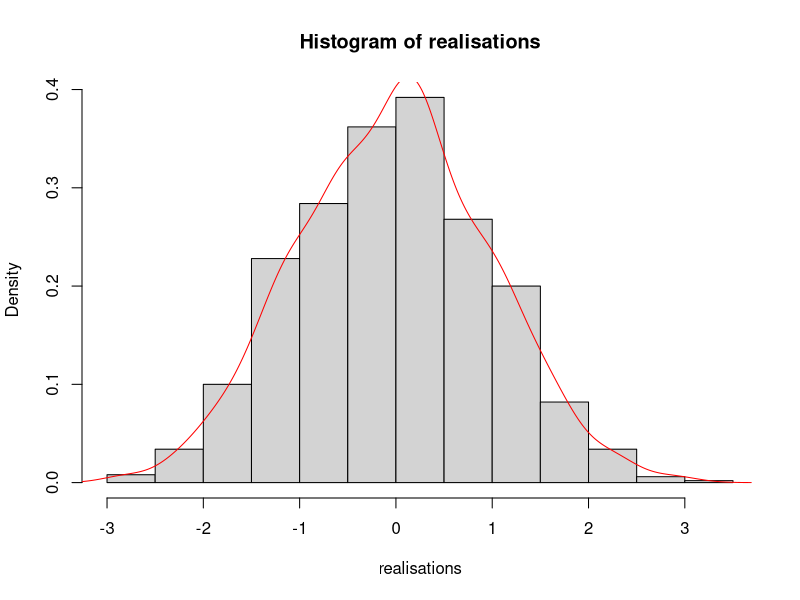
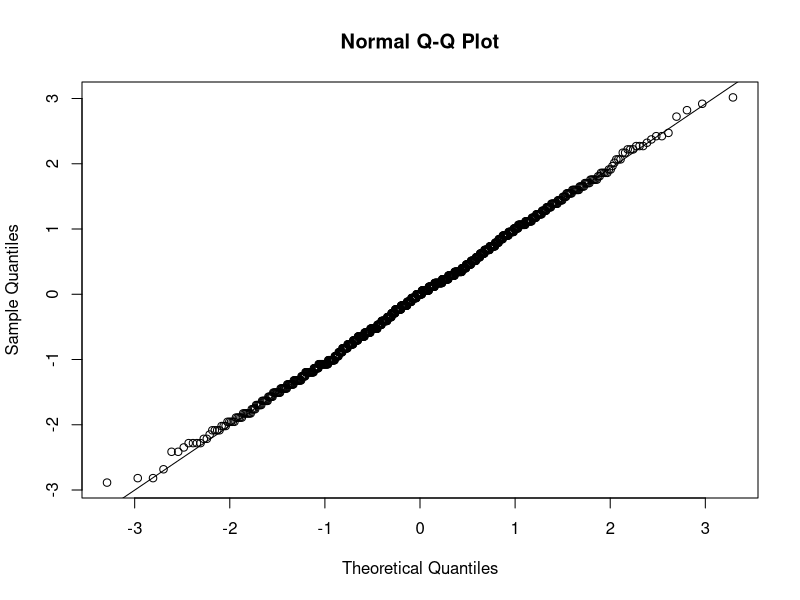
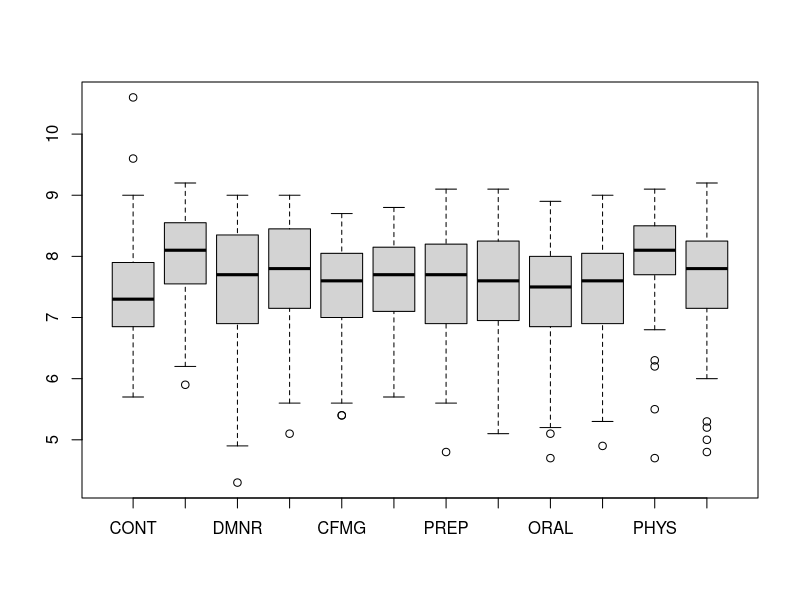
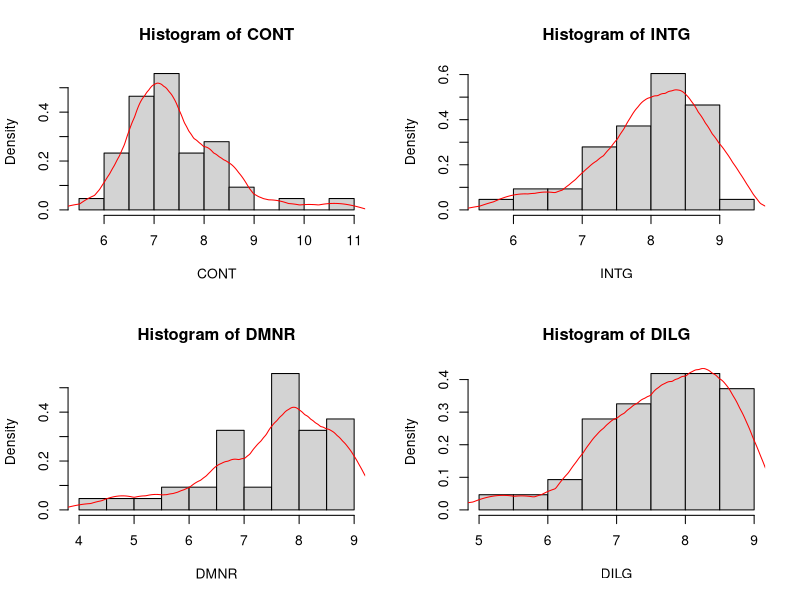
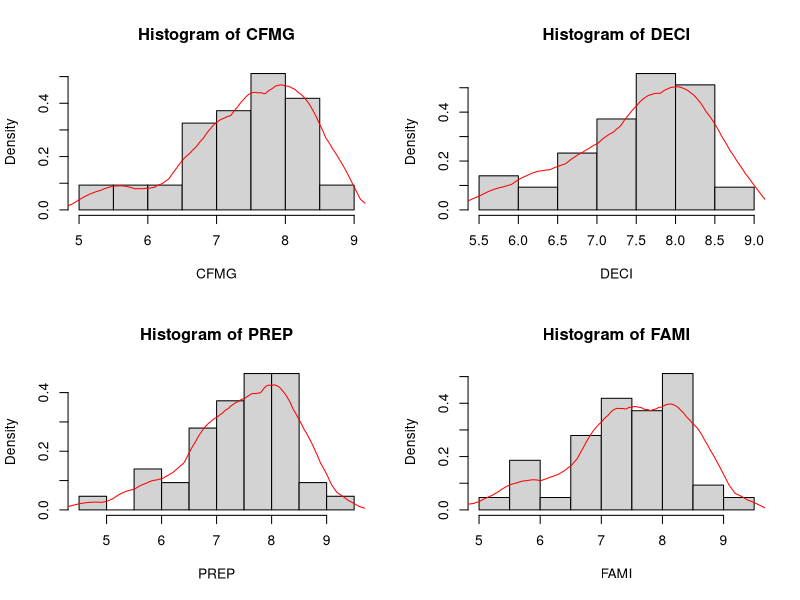
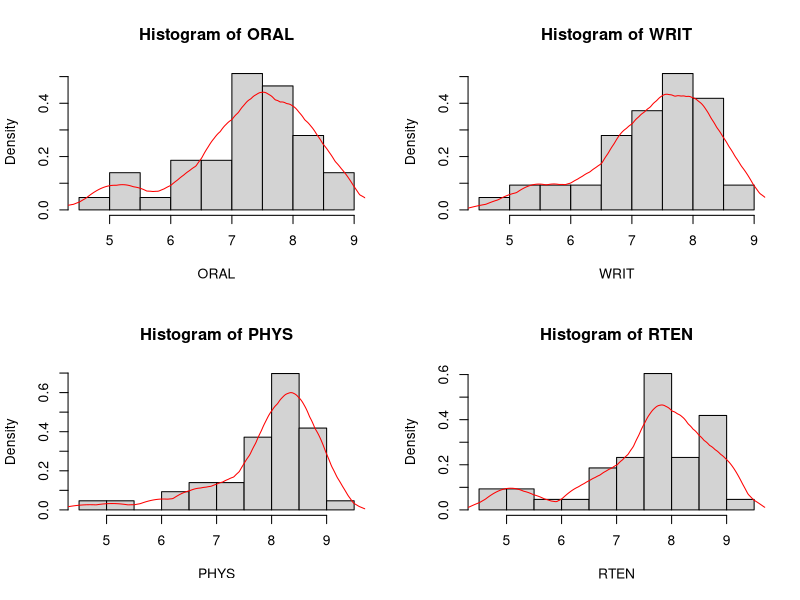
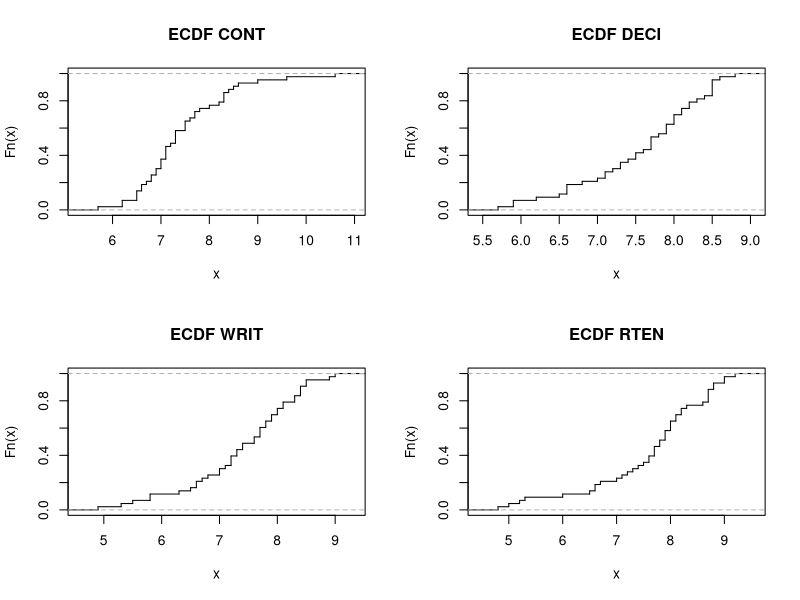
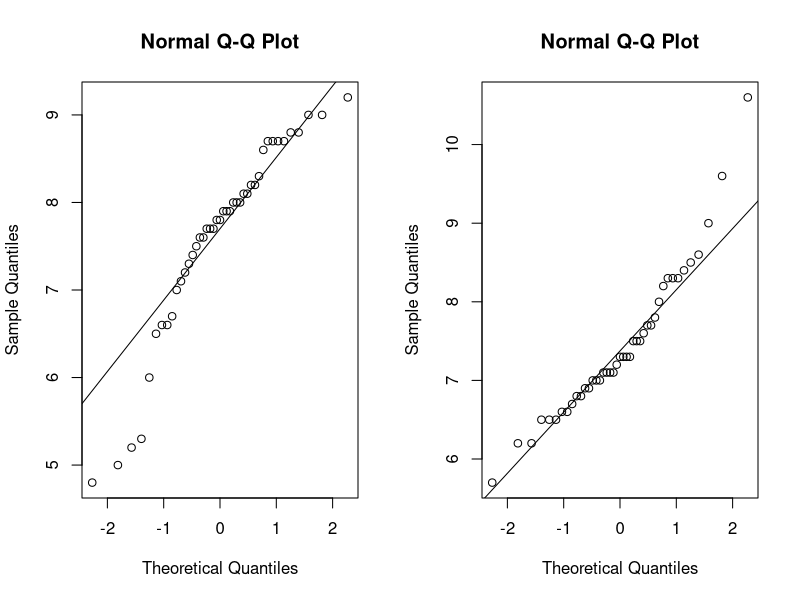

Generate these figures, in order, with R:
## ---- chunk 1
knitr::opts_chunk$set(echo = TRUE)
## ---- chunk 2
estim <- function(x, theta){
  n <- length(x)
  est <- sqrt(n) * (mean(x) - theta) / sqrt(mean(x))
  return(est)
  }
## ---- chunk 3
set.seed(23)
Nattempts = 1e3
nsample = 100
theta = 3

samples <- lapply(1:Nattempts, function(i) rpois(nsample, theta))
realisations <- sapply(samples, function(x) estim(x, theta))

hist(realisations, probability = TRUE)
d = density(realisations, kernel='gaussian')
lines(d, col = 'red')
## ---- chunk 4
qqnorm(realisations)
qqline(realisations)
## ---- chunk 5
data(USJudgeRatings)
## ---- chunk 6
str(USJudgeRatings)
## ---- chunk 7
dim(USJudgeRatings)
## ---- chunk 8
library(knitr)
library(kableExtra)
kable(USJudgeRatings, 'latex', caption = "Ratings of US judges", booktabs = T) %>%
  kable_styling(latex_options = "striped", font_size = 6.5)
## ---- chunk 9
colnames(USJudgeRatings)
## ---- chunk 10
sum(is.na(USJudgeRatings))
## ---- chunk 11
summary(USJudgeRatings)
## ---- chunk 12
Outvals = boxplot(USJudgeRatings)
## ---- chunk 13
cat('The judge with the largest number of contacts of lawyer is judge', 
    rownames(USJudgeRatings)[which.max(USJudgeRatings$CONT)], '\n',
    'with a number of', max(USJudgeRatings$CONT), 'contacts.')
## ---- chunk 14
cat('The judge with the highest rating for worthiness of retention is judge', 
    rownames(USJudgeRatings)[which.max(USJudgeRatings$RTEN)], '\n',
    'with a rating of', max(USJudgeRatings$RTEN))
## ---- chunk 15
USJudgeRatings[which.max(USJudgeRatings$RTEN),]
## ---- chunk 16
cat('The judge with the lowest rating for worthiness of retention is judge', 
    rownames(USJudgeRatings)[which.min(USJudgeRatings$RTEN)], '\n',
    'with a rating of', min(USJudgeRatings$RTEN))
## ---- chunk 17
USJudgeRatings[which.min(USJudgeRatings$RTEN),]
## ---- chunk 18
par(mfrow=c(2,2))
hist(USJudgeRatings$CONT, probability= TRUE, main="Histogram of CONT", xlab="CONT")
d = density(USJudgeRatings$CONT, kernel = 'o', bw = 0.3)
lines(d, col="red")
hist(USJudgeRatings$INTG, probability= TRUE, main="Histogram of INTG", xlab="INTG")
d = density(USJudgeRatings$INTG, kernel = 'o', bw = 0.3)
lines(d, col="red")
hist(USJudgeRatings$DMNR, probability= TRUE, main="Histogram of DMNR", xlab="DMNR")
d = density(USJudgeRatings$DMNR, kernel = 'o', bw = 0.3)
lines(d, col="red")
hist(USJudgeRatings$DILG, probability= TRUE, main="Histogram of DILG", xlab="DILG")
d = density(USJudgeRatings$DILG, kernel = 'o', bw = 0.3)
lines(d, col="red")
## ---- chunk 19
par(mfrow=c(2,2))
hist(USJudgeRatings$CFMG, probability= TRUE, main="Histogram of CFMG", xlab="CFMG")
d = density(USJudgeRatings$CFMG, kernel = 'o', bw = 0.3)
lines(d, col="red")
hist(USJudgeRatings$DECI, probability= TRUE, main="Histogram of DECI", xlab="DECI")
d = density(USJudgeRatings$DECI, kernel = 'o', bw = 0.3)
lines(d, col="red")
hist(USJudgeRatings$PREP, probability= TRUE, main="Histogram of PREP", xlab="PREP")
d = density(USJudgeRatings$PREP, kernel = 'o', bw = 0.3)
lines(d, col="red")
hist(USJudgeRatings$FAMI, probability= TRUE, main="Histogram of FAMI", xlab="FAMI")
d = density(USJudgeRatings$FAMI, kernel = 'o', bw = 0.3)
lines(d, col="red")
## ---- chunk 20
par(mfrow=c(2,2))
hist(USJudgeRatings$ORAL, probability= TRUE, main="Histogram of ORAL", xlab="ORAL")
d = density(USJudgeRatings$ORAL, kernel = 'o', bw = 0.3)
lines(d, col="red")
hist(USJudgeRatings$WRIT, probability= TRUE, main="Histogram of WRIT", xlab="WRIT")
d = density(USJudgeRatings$WRIT, kernel = 'o', bw = 0.3)
lines(d, col="red")
hist(USJudgeRatings$PHYS, probability= TRUE, main="Histogram of PHYS", xlab="PHYS")
d = density(USJudgeRatings$PHYS, kernel = 'o', bw = 0.3)
lines(d, col="red")
hist(USJudgeRatings$RTEN, probability= TRUE, main="Histogram of RTEN", xlab="RTEN")
d = density(USJudgeRatings$RTEN, kernel = 'o', bw = 0.3)
lines(d, col="red")
## ---- chunk 21
par(mfrow=c(2,2))
plot(ecdf(USJudgeRatings$CONT), verticals = TRUE, do.points = FALSE, main = "ECDF CONT")
plot(ecdf(USJudgeRatings$DECI), verticals = TRUE, do.points = FALSE, main = "ECDF DECI")
plot(ecdf(USJudgeRatings$WRIT), verticals = TRUE, do.points = FALSE, main = "ECDF WRIT")
plot(ecdf(USJudgeRatings$RTEN), verticals = TRUE, do.points = FALSE, main = "ECDF RTEN")
## ---- chunk 22
par(mfrow=c(1,2))
qqnorm(USJudgeRatings$RTEN)
qqline(USJudgeRatings$RTEN)

qqnorm(USJudgeRatings$CONT)
qqline(USJudgeRatings$CONT)
## ---- chunk 23
round(var(USJudgeRatings), 2)
## ---- chunk 24
round(sqrt(diag(var(USJudgeRatings))),2)
cat('The smallest standard deviation is: ', min(round(sqrt(diag(var(USJudgeRatings))),2)), '\n')
cat('The largest standard deviation is: ', max(round(sqrt(diag(var(USJudgeRatings))),2)))
## ---- chunk 25
round(cor(USJudgeRatings),2)
## ---- chunk 26
library(corrplot)
corrplot(cor(USJudgeRatings))
## ---- chunk 27
pairs(USJudgeRatings, gap=1/5, lower.panel = panel.smooth, upper.panel = NULL, row1attop=FALSE)
## ---- chunk 28
library(e1071)
skewness(USJudgeRatings$DILG)
skewness(USJudgeRatings$PREP)
skewness(USJudgeRatings$FAMI)
skewness(USJudgeRatings$RTEN)
## ---- chunk 29
kurtosis(USJudgeRatings$DECI)
kurtosis(USJudgeRatings$PREP)
kurtosis(USJudgeRatings$FAMI)
kurtosis(USJudgeRatings$RTEN)
## ---- chunk 30
n = 43
alpha = 0.05
moy = mean(USJudgeRatings$RTEN)
t = qt(1-alpha/2, df=n-1)
S = sqrt(sum((USJudgeRatings$RTEN - moy)^2)/(n-1))
CI = c(moy - (t * S) / (sqrt(n-1)), moy + (t * S) / (sqrt(n-1)))
print(CI)
## ---- chunk 31
n = 43
alpha = 0.05
moy = mean(USJudgeRatings$RTEN)
z = qnorm(1-alpha/2)
S = sqrt(sum((USJudgeRatings$RTEN - moy)^2)/(n-1))
CI = c(moy - (z * S) / (sqrt(n)), moy + (z * S) / (sqrt(n)))
print(CI)
